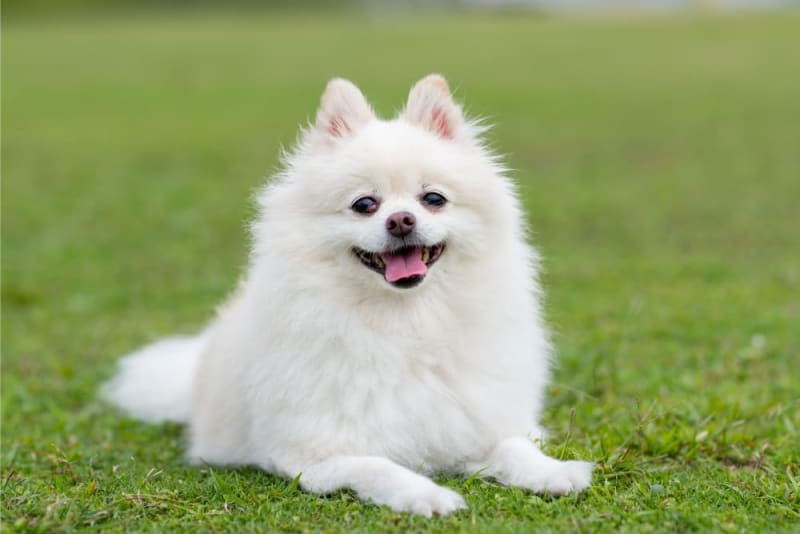
#> input picture Module_2/Week_1/dog.jpg, 800 x 534 px, found by its file name
$ python image_processing.py
#> lines starting #> are read from the running program, lines starting #| are printed output that depends on the picture
#> further down, img is the input picture: shape (534, 800, 3); mean R, G, B 149.2, 163.3, 110.6
import matplotlib.image as mpimg
from icecream import ic
import numpy as np


def extract_rgb_channel(img):
    # Extract the RGB channels
    r_channel = img[:, :, 0]
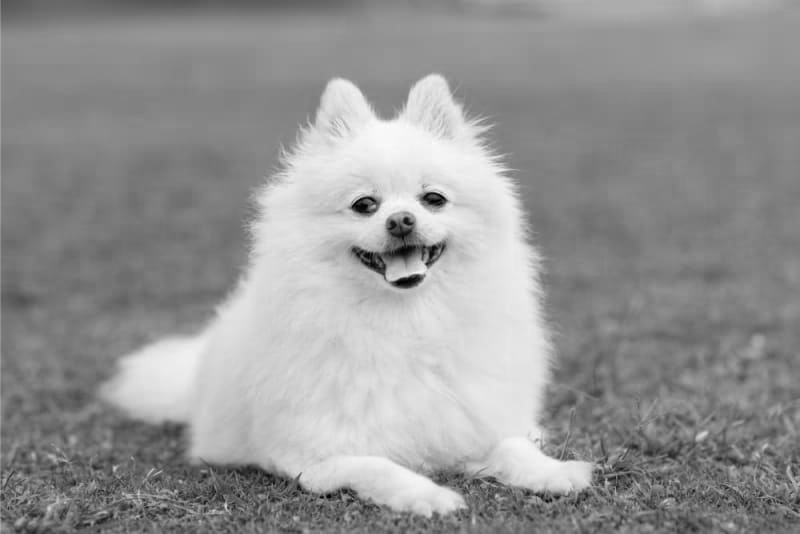
#> r_channel: shape (534, 800); min 0, max 252, mean 149.2
    g_channel = img[:, :, 1]
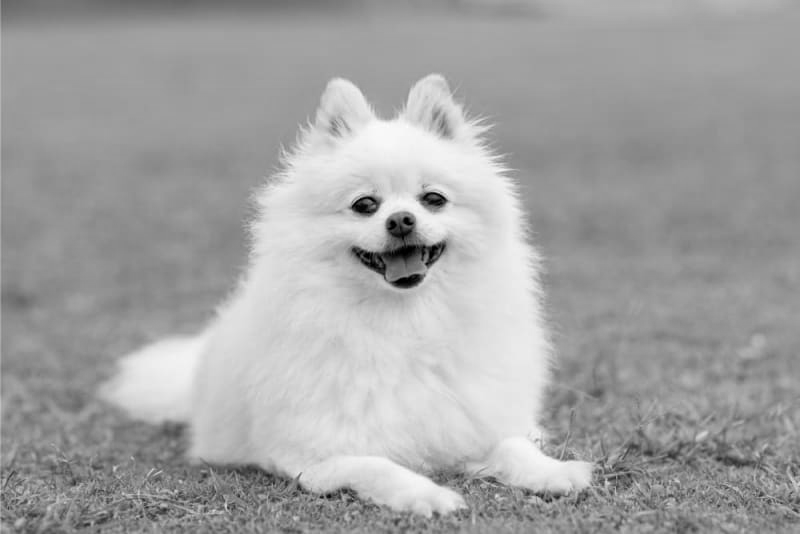
#> g_channel: shape (534, 800); min 0, max 253, mean 163.3
    b_channel = img[:, :, 2]
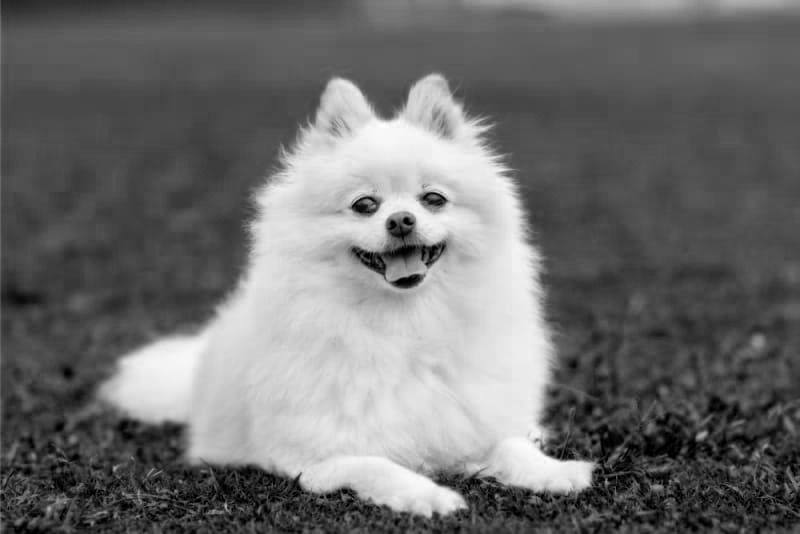
#> b_channel: shape (534, 800); min 0, max 255, mean 110.6

    return r_channel, g_channel, b_channel


def lightness_convert(img):
    r_channel, g_channel, b_channel = extract_rgb_channel(img)

    max_channel = np.maximum.reduce([r_channel, g_channel, b_channel])
    min_channel = np.minimum.reduce([r_channel, g_channel, b_channel])

    gray_img = (max_channel + min_channel) / 2
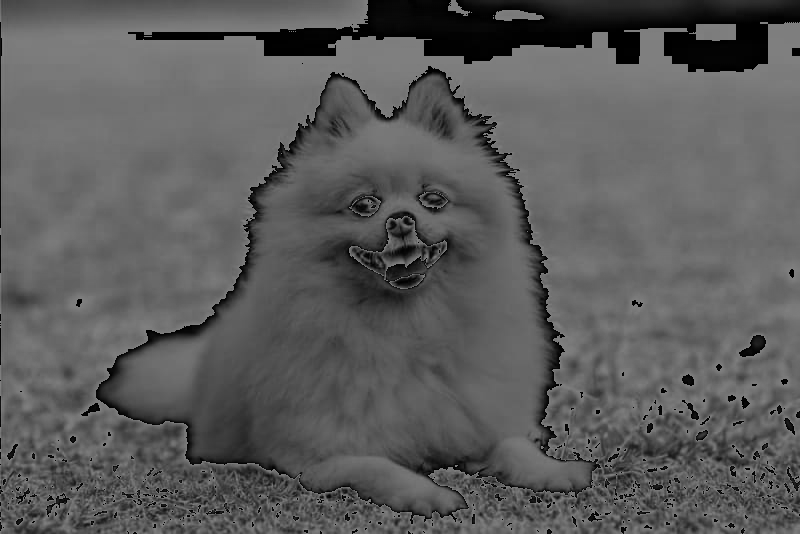
#> gray_img: shape (534, 800) float64; min 0, max 127.5, mean 91.7

    return gray_img


def average_convert(img):
    gray_img = np.mean(img, axis=2)

    return gray_img


def luminosity_convert(img):
    r_channel, g_channel, b_channel = extract_rgb_channel(img)

    gray_img = 0.21 * r_channel + 0.72 * g_channel + 0.07 * b_channel

    return gray_img


if __name__ == '__main__':
    img = mpimg.imread("Module_2\\Week_1\\dog.jpg")  # (534, 800, 3)

    # Cau 12 -> A
    print("Cau 12")
    gray_img_1 = lightness_convert(img)
    ic(gray_img_1[0, 0])  # A

    # Cau 13 -> A
    print("Cau 13")
    gray_img_2 = average_convert(img)
    ic(gray_img_2[0, 0])

    # Cau 14 -> C
    print("Cau 14")
    gray_img_3 = luminosity_convert(img)
    ic(gray_img_3[0, 0])
